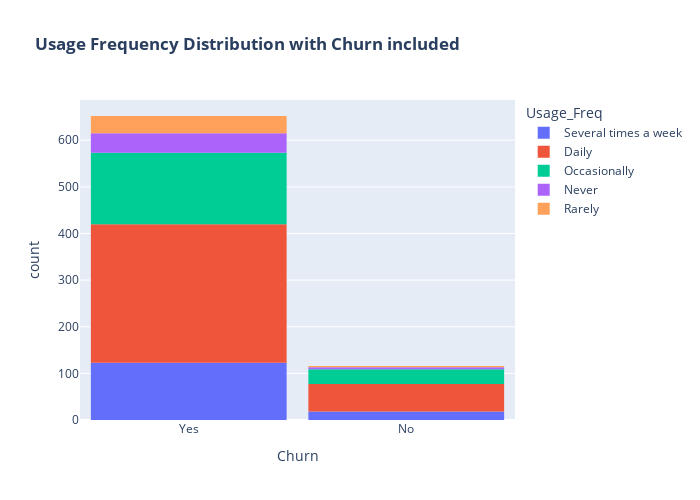

Notebook cell for this chart:
### Code cell
fig = px.histogram(data, x="Churn", color="Usage_Freq", title="<b>Usage Frequency Distribution with Churn included </b>")
fig.update_layout(width=700, height=500, bargap=0.1)
fig.show()

### Figure 1 — Plotly figure (JSON) as saved in the notebook; plotly's stock layout.template omitted (floating-point values rounded to 4 significant figures; data arrays with more than 128 entries replaced by an {"elided": "..."} marker saying what was removed)
{"data": [{"alignmentgroup": "True", "bingroup": "x", "hovertemplate": "Usage_Freq=Several times a week<br>Churn=%{x}<br>count=%{y}<extra></extra>", "legendgroup": "Several times a week", "marker": {"color": "#636efa", "pattern": {"shape": ""}}, "name": "Several times a week", "offsetgroup": "Several times a week", "orientation": "v", "showlegend": true, "type": "histogram", "x": {"elided": "141 str values"}, "xaxis": "x", "yaxis": "y"}, {"alignmentgroup": "True", "bingroup": "x", "hovertemplate": "Usage_Freq=Daily<br>Churn=%{x}<br>count=%{y}<extra></extra>", "legendgroup": "Daily", "marker": {"color": "#EF553B", "pattern": {"shape": ""}}, "name": "Daily", "offsetgroup": "Daily", "orientation": "v", "showlegend": true, "type": "histogram", "x": {"elided": "356 str values"}, "xaxis": "x", "yaxis": "y"}, {"alignmentgroup": "True", "bingroup": "x", "hovertemplate": "Usage_Freq=Occasionally<br>Churn=%{x}<br>count=%{y}<extra></extra>", "legendgroup": "Occasionally", "marker": {"color": "#00cc96", "pattern": {"shape": ""}}, "name": "Occasionally", "offsetgroup": "Occasionally", "orientation": "v", "showlegend": true, "type": "histogram", "x": {"elided": "185 str values"}, "xaxis": "x", "yaxis": "y"}, {"alignmentgroup": "True", "bingroup": "x", "hovertemplate": "Usage_Freq=Never<br>Churn=%{x}<br>count=%{y}<extra></extra>", "legendgroup": "Never", "marker": {"color": "#ab63fa", "pattern": {"shape": ""}}, "name": "Never", "offsetgroup": "Never", "orientation": "v", "showlegend": true, "type": "histogram", "x": ["Yes", "Yes", "Yes", "Yes", "Yes", "Yes", "Yes", "Yes", "Yes", "Yes", "Yes", "Yes", "Yes", "Yes", "Yes", "Yes", "Yes", "Yes", "Yes", "Yes", "No", "No", "Yes", "Yes", "Yes", "Yes", "No", "Yes", "Yes", "No", "Yes", "Yes", "Yes", "Yes", "Yes", "Yes", "Yes", "Yes", "Yes", "Yes", "Yes", "Yes", "Yes", "Yes", "Yes", "Yes"], "xaxis": "x", "yaxis": "y"}, {"alignmentgroup": "True", "bingroup": "x", "hovertemplate": "Usage_Freq=Rarely<br>Churn=%{x}<br>count=%{y}<extra></extra>", "legendgroup": "Rarely", "marker": {"color": "#FFA15A", "pattern": {"shape": ""}}, "name": "Rarely", "offsetgroup": "Rarely", "orientation": "v", "showlegend": true, "type": "histogram", "x": ["No", "Yes", "Yes", "Yes", "Yes", "Yes", "Yes", "No", "Yes", "Yes", "Yes", "Yes", "Yes", "Yes", "Yes", "Yes", "Yes", "Yes", "Yes", "Yes", "Yes", "No", "Yes", "Yes", "Yes", "Yes", "Yes", "Yes", "Yes", "Yes", "Yes", "Yes", "Yes", "Yes", "Yes", "Yes", "Yes", "Yes", "Yes", "Yes"], "xaxis": "x", "yaxis": "y"}], "layout": {"bargap": 0.1, "barmode": "relative", "height": 500, "legend": {"title": {"text": "Usage_Freq"}, "tracegroupgap": 0}, "title": {"text": "<b>Usage Frequency Distribution with Churn included </b>"}, "width": 700, "xaxis": {"anchor": "y", "domain": [0, 1], "title": {"text": "Churn"}}, "yaxis": {"anchor": "x", "domain": [0, 1], "title": {"text": "count"}}}}
